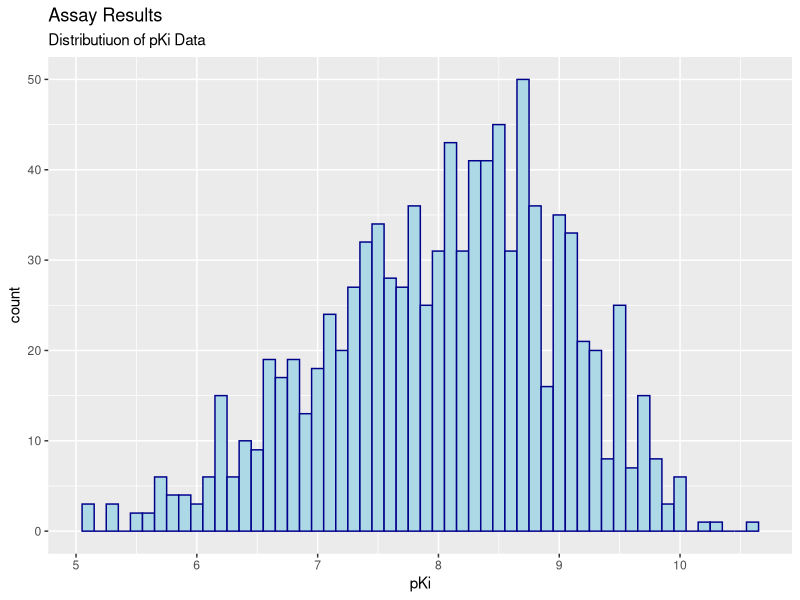

The R script that drew this image: (Note: this script raises an error after producing the figure.)
## ---- chunk 1
knitr::opts_chunk$set(echo = FALSE)
library(utils)
library(ggplot2)
## ---- chunk 2
qaz <- read.csv('data/H3.csv')
ggplot2::ggplot(data = qaz, aes(x = pKi)) +
  geom_histogram(binwidth = 0.1, color="darkblue", fill="lightblue") +
  ggtitle("Assay Results", subtitle = "Distributiuon of pKi Data")
## ---- chunk 3
knitr::include_graphics("images/JackSparrowCode.png")
